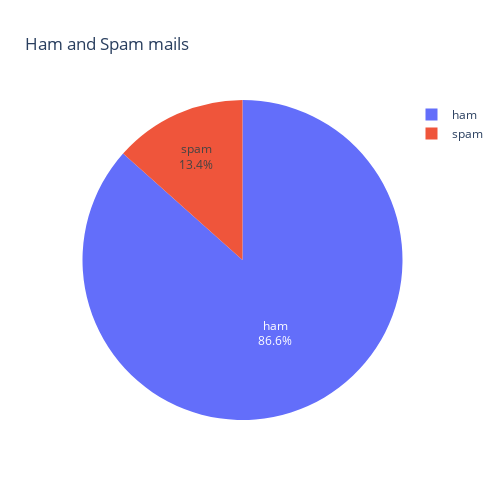

Source (notebook cell):
### Code cell
import plotly.express as px
fig=px.pie(df_numeric_data , names=['ham' , 'spam'] , values='Message' , title='Ham and Spam mails')
fig.update_traces(textinfo="percent + label")
fig.update_layout(autosize=False , width=500 , height=500)
fig.show()

### Figure 1 — Plotly figure (JSON) as saved in the notebook; plotly's stock layout.template omitted (floating-point values rounded to 4 significant figures)
{"data": [{"domain": {"x": [0, 1], "y": [0, 1]}, "hovertemplate": "label=%{label}<br>Message=%{value}<extra></extra>", "labels": ["ham", "spam"], "legendgroup": "", "name": "", "showlegend": true, "textinfo": "percent+label", "type": "pie", "values": [4825, 747]}], "layout": {"autosize": false, "height": 500, "legend": {"tracegroupgap": 0}, "title": {"text": "Ham and Spam mails"}, "width": 500}}
